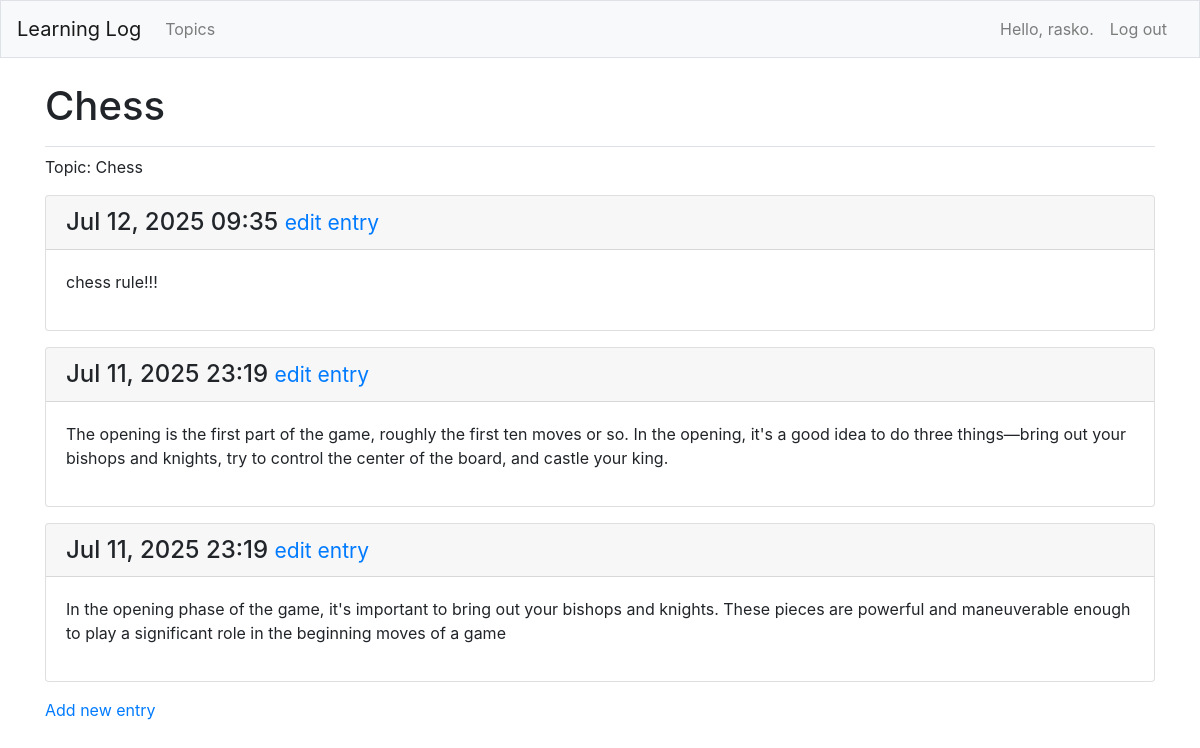
The page /topics/1/ (signed in) on the database its author committed.
### learning_logs/models.py (models this page shows, shortened)
class Topic(models.Model):
    text = models.CharField(max_length=200)
    date_added = models.DateTimeField(auto_now_add=True)
    owner = models.ForeignKey(User, on_delete=models.CASCADE)
    def __str__(self):
        return self.text

class Entry(models.Model):
    topic = models.ForeignKey(Topic, on_delete=models.CASCADE)
    text = models.TextField()
    date_added = models.DateTimeField(auto_now_add=True)
    class Meta:
        verbose_name_plural = "entries"

### learning_logs/views.py (the view)
# urls.py: path('topics/<int:topic_id>/', views.topic, name='topic'),
@login_required
def topic(request, topic_id):
    topic = Topic.objects.get(id=topic_id)
    if topic.owner != request.user:
        raise Http404
    entries = Entry.objects.filter(topic=topic).order_by('-date_added')
    context = {'topic': topic, 'entries': entries}
    return render(request, 'learning_logs/topic.html', context)

### learning_logs/templates/learning_logs/topic.html
{% extends "learning_logs/base.html" %}
{% block page_header %}
  <h1>{{ topic }}</h1>
{% endblock page_header %}
{% block content %}
  <p>Topic: {{ topic }} </p>
     {% for entry in entries %}
     <div class="card mb-3">
       <h4 class="card-header">
        {{ entry.date_added|date:'M d, Y H:i' }}
         <small><a href="{% url 'learning_logs:edit_entry' entry.id %}">
          edit entry</a></small>
      </h4>
       <div class="card-body">{{ entry.text|linebreaks }}</div>
    </div>
     {% empty %}
      <p> There are no entries for this topic yet.</p>
     {% endfor %}
  <p>
   <a href="{% url 'learning_logs:new_entry' topic.id %}">Add new entry</a>
 </p>
{% endblock content %}

### learning_logs/templates/learning_logs/base.html (shortened to what this page needs)
{% load bootstrap4 %}
<!doctype html>
<html lang="en">
    <head>
        {% bootstrap_css %}
    </head>
    <body>
        <nav class="navbar navbar-expand-md navbar-light bg-light mb-4 border">
        <a class="navbar-brand" href="{% url 'learning_logs:index'%}">Learning Log</a>
        <div class="collapse navbar-collapse" id="navbarCollapse">
            <ul class="navbar-nav mr-auto">
                <li class="nav-item">
                <a class="nav-link" href="{% url 'learning_logs:topics'%}">Topics</a></li>
            </ul>
            <ul class="navbar-nav ml-auto">
                {% if user.is_authenticated %}
                <li class="nav-item">
                    <span class="navbar-text">Hello, {{ user.username }}.</span>
                </li>
                <li class="nav-item">
                    <form method="post" action="{% url 'users:logout' %}" style="display: inline;">
                        <button type="submit" class="nav-link btn btn-link" style="border: none; background: none; padding: 0.5rem 1rem;">Log out</button>
                    </form>
                </li>
                {% else %}
                  <li class="nav-item">
                    <a class="nav-link" href="{% url 'users:register' %}">Register</a>
                  </li>
                  <li class="nav-item">
                    <a class="nav-link" href="{% url 'users:login' %}">Log in</a></li>
                {% endif %}
              </ul>
        </div>
        </nav>
        <main role="main" class="container">
            <div class="pb-2 mb-2 border-bottom">
                {% block page_header %}{% endblock page_header %}
            </div>
            <div>
                {% block content %}{% endblock content %}
            </div>
        </main>
    </body>
</html>

### rows shown on the page
Topic: text "Chess"
Entry: date_added "Jul 12, 2025 09:35", text "chess rule!!!"
Entry: date_added "Jul 11, 2025 23:19", text "The opening is the first part of the game, roughly the first ten moves or so. In the opening, it's a good idea to do three things—bring out your bishops and knights, try to control the center of the board, and castle your king."
Entry: date_added "Jul 11, 2025 23:19", text "In the opening phase of the game, it's important to bring out your bishops and knights. These pieces are powerful and maneuverable enough to play a significant role in the beginning moves of a game"

### other values the page prints
{{ user.username }} "rasko"
